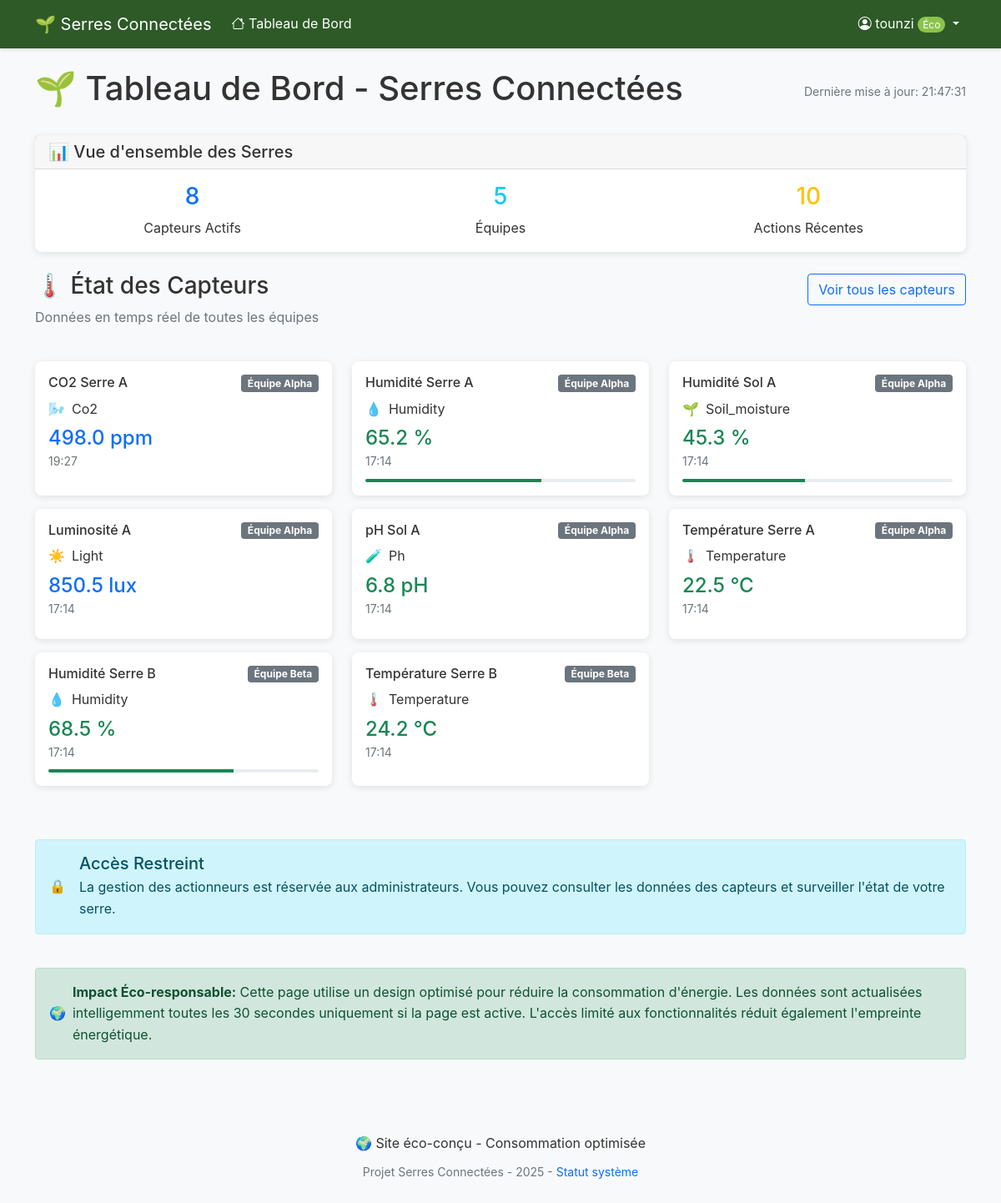
Screenshot of /?controller=home (signed in) with the database file from the repository.
### tables this page shows
CREATE TABLE `capteurs` (
  `id` int(11) NOT NULL,
  `nom` varchar(100) NOT NULL,
  `type` varchar(50) NOT NULL,
  `unite` varchar(10) DEFAULT NULL,
  `team_id` int(11) DEFAULT 1,
  `is_active` tinyint(1) DEFAULT 1,
  `created_at` timestamp NULL DEFAULT current_timestamp()
);

CREATE TABLE `teams` (
  `id` int(11) NOT NULL,
  `name` varchar(100) NOT NULL,
  `greenhouse_sector` varchar(50) NOT NULL
);

### views/home/index.php (the view, shortened to what the rows shown need)
<div class="row">
    <div class="col-12">
        <div class="d-flex justify-content-between align-items-center mb-4">
            <h1>🌱 Tableau de Bord - Serres Connectées</h1>
        </div>
    </div>
</div>
<div class="row">
    <?php if (empty($sensors)): ?>
        <div class="col-12">
            <div class="alert alert-info">
                <h5>Aucun capteur actif</h5>
                <p>Les capteurs n'ont pas encore été configurés.</p>
            </div>
        </div>
    <?php else: ?>
        <?php foreach ($sensors as $sensor): ?>
            <div class="col-lg-4 col-md-6 mb-3">
                <div class="card sensor-card h-100">
                    <div class="card-body">
                        <div class="d-flex justify-content-between align-items-start mb-2">
                            <h6 class="card-title mb-0"><?= htmlspecialchars($sensor['name']) ?></h6>
                            <span class="badge bg-secondary"><?= htmlspecialchars($sensor['team_name'] ?? 'Équipe 1') ?></span>
                        </div>
                        <div class="d-flex align-items-center mb-2">
                            <?php
                            $icon = '';
                            $valueClass = 'text-primary';
                            switch ($sensor['type']) {
                                case 'temperature':
                                    $icon = '🌡️';
                                    if ($sensor['value'] !== null) {
                                        if ($sensor['value'] < 15 || $sensor['value'] > 35) {
                                            $valueClass = 'text-danger';
                                        } elseif ($sensor['value'] < 18 || $sensor['value'] > 30) {
                                            $valueClass = 'text-warning';
                                        } else {
                                            $valueClass = 'text-success';
                                        }
                                    }
                                    break;
                                case 'humidity':
                                    $icon = '💧';
                                    if ($sensor['value'] !== null) {
                                        if ($sensor['value'] < 30 || $sensor['value'] > 90) {
                                            $valueClass = 'text-warning';
                                        } else {
                                            $valueClass = 'text-success';
                                        }
                                    }
                                    break;
                                case 'soil_moisture':
                                    $icon = '🌱';
                                    if ($sensor['value'] !== null) {
                                        if ($sensor['value'] < 25) {
                                            $valueClass = 'text-danger';
                                        } elseif ($sensor['value'] < 40) {
                                            $valueClass = 'text-warning';
                                        } else {
                                            $valueClass = 'text-success';
                                        }
                                    }
                                    break;
                                case 'light':
                                    $icon = '☀️';
                                    break;
                                case 'ph':
                                    $icon = '🧪';
                                    if ($sensor['value'] !== null) {
                                        if ($sensor['value'] < 6.0 || $sensor['value'] > 7.5) {
                                            $valueClass = 'text-warning';
                                        } else {
                                            $valueClass = 'text-success';
                                        }
                                    }
                                    break;
                                case 'co2':
                                    $icon = '🌬️';
                                    break;
                            }
                            ?>
                            <span class="me-2"><?= $icon ?></span>
                            <span><?= ucfirst($sensor['type']) ?></span>
                        </div>
                        <?php if ($sensor['value'] !== null): ?>
                            <div class="mb-2">
                                <h4 class="<?= $valueClass ?> mb-0">
                                    <?= number_format($sensor['value'], 1) ?> <?= htmlspecialchars($sensor['unit']) ?>
                                </h4>
                                <small class="text-muted">
                                    <?= $sensor['timestamp'] ? date('H:i', strtotime($sensor['timestamp'])) : 'Pas de données' ?>
                                </small>
                            </div>
                            <?php if (in_array($sensor['type'], ['humidity', 'soil_moisture'])): ?>
                                <div class="progress" style="height: 4px;">
                                    <div class="progress-bar <?= $sensor['value'] < 40 ? 'bg-danger' : 'bg-success' ?>"
                                         style="width: <?= min(100, max(0, $sensor['value'])) ?>%"></div>
                                </div>
                            <?php endif; ?>
                        <?php else: ?>
                            <div class="text-muted">
                                <small>Aucune donnée disponible</small>
                            </div>
                        <?php endif; ?>
                    </div>
                </div>
            </div>
        <?php endforeach; ?>
    <?php endif; ?>
</div>

### rows the page displays
capteurs: nom "CO2 Serre A", team.name "Équipe Alpha", type "🌬️", type "Co2", value "498.0", unite "ppm", timestamp "19:27"
capteurs: nom "Humidité Serre A", team.name "Équipe Alpha", type "💧", type "Humidity", value "65.2", unite "%", timestamp "17:14"
capteurs: nom "Humidité Sol A", team.name "Équipe Alpha", type "🌱", type "Soil_moisture", value "45.3", unite "%", timestamp "17:14"
capteurs: nom "Luminosité A", team.name "Équipe Alpha", type "☀️", type "Light", value "850.5", unite "lux", timestamp "17:14"
capteurs: nom "pH Sol A", team.name "Équipe Alpha", type "🧪", type "Ph", value "6.8", unite "pH", timestamp "17:14"
capteurs: nom "Température Serre A", team.name "Équipe Alpha", type "🌡️", type "Temperature", value "22.5", unite "°C", timestamp "17:14"
capteurs: nom "Humidité Serre B", team.name "Équipe Beta", type "💧", type "Humidity", value "68.5", unite "%", timestamp "17:14"
capteurs: nom "Température Serre B", team.name "Équipe Beta", type "🌡️", type "Temperature", value "24.2", unite "°C", timestamp "17:14"

### other values shown
$_SESSION['username'] "tounzi"
count($sensors) "8"
count($recentActivity) "10"
